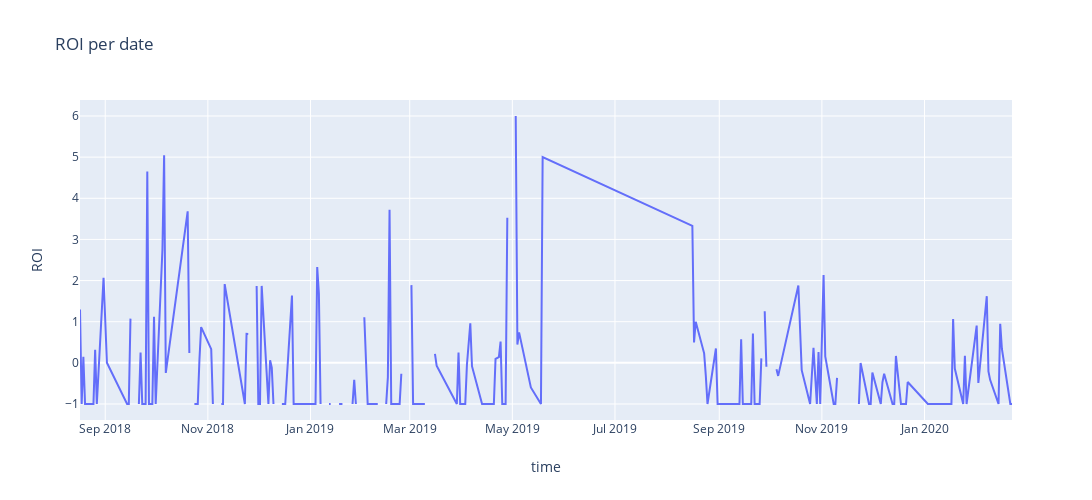

Write notebook code for a chart like this one.
### Code cell
traces = []
scatter = go.Scatter(
    x=list(returns_over_time.keys()),
    y=list((returns_over_time / money_bet_over_time).values),
    mode='lines',
)
traces.append(scatter)

layout = {
    'title':'ROI per date',
    'xaxis': {
        'title': 'time',
    },
    'yaxis': {
        'title': 'ROI',
    },
    'width': 1300,
    'height': 500,
}
fig = go.Figure(data=traces, layout=layout)
iplot(fig)

### Figure 1 — Plotly figure (JSON) as saved in the notebook; plotly's stock layout.template omitted (floating-point values rounded to 4 significant figures; data arrays with more than 128 entries replaced by an {"elided": "..."} marker saying what was removed)
{"data": [{"mode": "lines", "type": "scatter", "x": {"elided": "202 str values"}, "y": {"elided": "202 float values"}}], "layout": {"height": 500, "title": {"text": "ROI per date"}, "width": 1300, "xaxis": {"autorange": true, "range": ["2018-08-17", "2020-02-22"], "title": {"text": "time"}, "type": "date"}, "yaxis": {"autorange": true, "range": [-1.389, 6.389], "title": {"text": "ROI"}, "type": "linear"}}}
